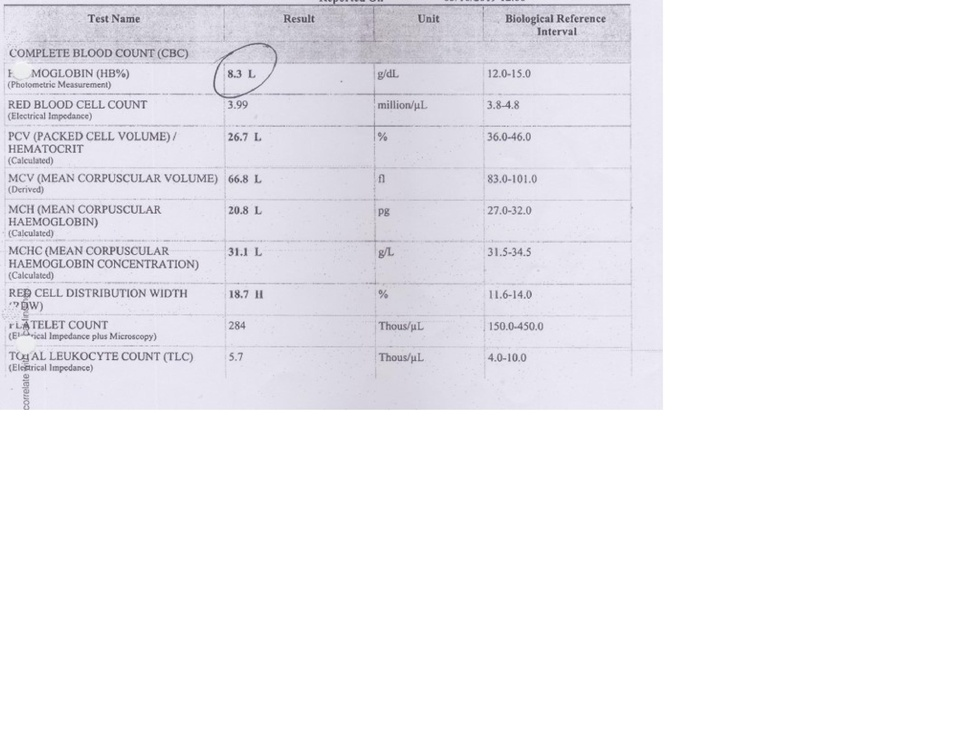
#> input picture backend/extracted_images/cbc_page_1.jpg, 956 x 738 px, shrunk from 3301 x 2550 before the run
$ python -i get_threshold.py   (imports and definitions only)
#> lines starting #> are read from the running program, lines starting #| are printed output that depends on the picture; after the words box and inside, x2 and y2 are one past the last pixel; in counts of white or black regions, pixels touching at a corner belong together
"""
This module provides a utility class `Color` to isolate a specific report region
from an image and determine if the image is of low or high contrast.
"""

import cv2
import numpy as np
from skimage.exposure import is_low_contrast


class Color:
    """
    A class to isolate a report area from an image and check the contrast level.

    Methods:
    --------
    isolate_report(image_path):
        Isolates the largest contour (assumed to be the report) and checks
        whether the cropped image is low or high contrast.
    """

    def isolate_report(self, image_path):
        """
        Isolates the largest contour in the image, crops the image to this region,
        and checks if the cropped image is low or high contrast.

        Parameters:
        ----------
        image_path : str
            The path to the image that needs to be processed.

        Returns:
        -------
        mean_intensity : int
            The mean intensity value of the cropped region.
        diff : int
            Returns 35 if the image is low contrast, 0 if it is high contrast.
        """
#> called with image_path = 'extracted_images/cbc_page_1.jpg'

        # Load the image
        img = cv2.imread(image_path)
#> img is the input picture: shape (738, 956, 3); mean B, G, R 244.1, 239.9, 240.7

        # Convert the image to grayscale
        gray = cv2.cvtColor(img, cv2.COLOR_BGR2GRAY)

        # Apply a binary threshold to segment the report area
        _, thresh = cv2.threshold(gray, 200, 255, cv2.THRESH_BINARY_INV)
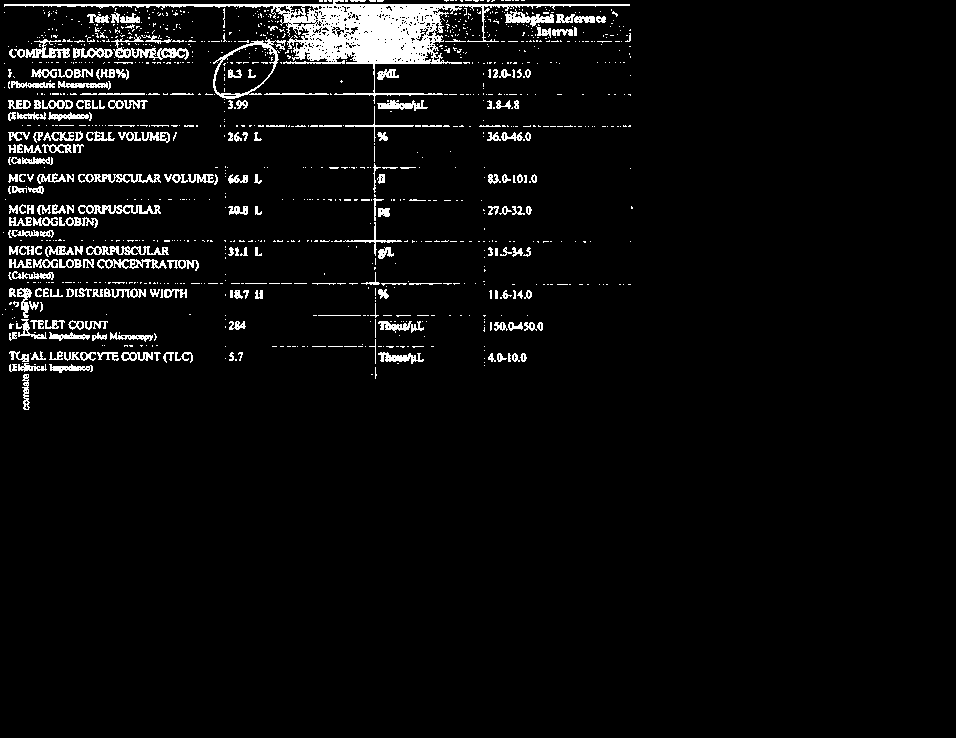
#> thresh: shape (738, 956); 4.6% white; 1172 white regions (936 under 20 px)

        # Find contours in the thresholded image
        contours, _ = cv2.findContours(thresh, cv2.RETR_EXTERNAL, cv2.CHAIN_APPROX_SIMPLE)
#> contours = 1144 contours, 978 with area under 20; largest, box (x1, y1, x2, y2) and area: (4, 0, 630, 104) 9354, (213, 39, 286, 99) 2608, (111, 34, 189, 60) 468, (505, 9, 554, 27) 342, (86, 246, 169, 255) 333

        # Assume the largest contour corresponds to the report area
        largest_contour = max(contours, key=cv2.contourArea)
#> largest_contour = contour of 901 points, box (x1, y1, x2, y2) (4, 0, 630, 104), area 9354

        # Get the bounding rectangle for the largest contour
        x, y, w, h = cv2.boundingRect(largest_contour)
#> x = 4; y = 0; w = 626; h = 104

        # Crop the image to this bounding rectangle
        cropped = gray[y:y+h, x:x+w]
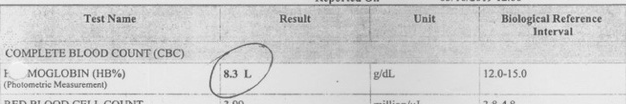
#> cropped: shape (104, 626); min 65, max 249, mean 208.2

        # Check if the cropped image is low contrast using `skimage.exposure.is_low_contrast`
        out = is_low_contrast(cropped, fraction_threshold=0.6)
#> out = True

        # If the image is low contrast, set `diff` to 35, otherwise set it to 0
        if out:
            diff = 35
        else:
            diff = 0

        # Convert the cropped image to a NumPy array and calculate its mean intensity
        image_array = np.array(cropped)

        return int(np.mean(image_array)), diff

>>> result = Color().isolate_report('extracted_images/cbc_page_1.jpg')
#> result = (208, 35)
